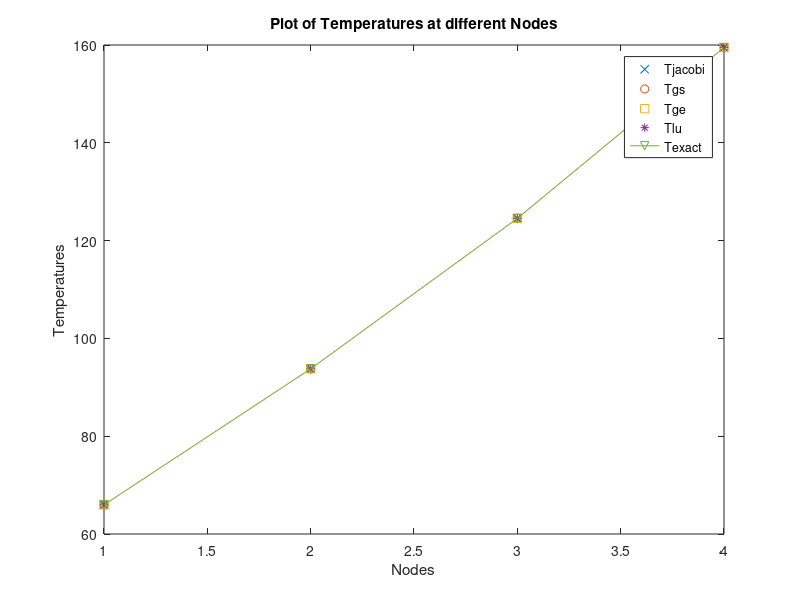

This chart was generated by the following MATLAB code: (Note: this script raises an error after producing the figure.)
clc;
clear all;
T0 = 40;
T5 = 200;
A = [2.04 -1 0 0; -1 2.04 -1 0; 0 -1 2.04 -1; 0 0 -1 2.04];
B = [40.8;0.8;0.8;200.8];
Texact = A\B;
%% Square Matrix
[M,N] = size(A);
if M~=N
    error('A is not a square matrix');
end
%% Check if it is diagonally dominant
for f = 1:M
    row = abs(A(f,:));
    d = sum(row) - row(f);
    if row(f) <= d
        error('[A] is not diagonally dominant');
    end
end
%% Jacobi Iterations
tol = 1e-4;

% Initial guess
Tjacobi = zeros(M,1);

ITER = 0;
Err = inf;
while Err > tol
    Told = Tjacobi;
    for i = 1:M
        Row = 0; 
        for j = 1:M
            if j~=i
            Row = Row + A(i,j)*Told(j);   %to calculate Aij*Xj for every row
            end
                    end
        Tjacobi(i) = (B(i)-Row)/A(i,i);        
    end
    ITER = ITER + 1;
    Err = abs(Tjacobi-Told);
end

%% Gauss Siedel Iterations
tol = 1e-4;


% Initial guess
Tgs = zeros(M,1);

ITERATIONS = 0;
Err = inf;
while Err > tol
    T_old = Tgs;
    for i = 1:M
        Row = 0;
        
            for j = 1:i-1
                Row = Row + A(i,j)*Tgs(j);   %to calculate Aij*Xj for every row
            end
            for j = i+1:M
                Row = Row + A(i,j)*T_old(j);
            end
       
        
        Tgs(i) = (B(i)-Row)/A(i,i);
    end
    ITERATIONS = ITERATIONS + 1;
    Err = abs(Tgs-T_old);
end

%% Gauss Elimination
%using A(1,1) as a pivot element
f = zeros(M,1);
for i = 1:M
    f(i+1:M) = A(i+1:M,i)/A(i,i);
    for j = i+1:M
     A(j,i:M) = A(j,i:M)- f(j)*A(i,i:M);  
    end
    B(i+1:M)=B(i+1:M)-B(i)*f(i+1:M);
end
   AB = [A,B]; 

% Back- Substituition
Tge = zeros(M,1);
for i = M:-1:1
    Tge(i) = (AB(i,end) - AB(i,i+1:N)*Tge(i+1:N))/(AB(i,i));
end

%% LU Factorization
% Upper & Lower Triangle matrix [L][U] = [A]
[L,U] = lu (A);

% defining Vector Z = [U]*T      % [L]*Z = B
% calculating Z
Z = L\B;
% calculating T
Tlu = U\Z;

%% plotting the solutions
Nodes = [1 2 3 4];
plot(Nodes,Tjacobi,'x')
hold on
plot(Nodes,Tgs,'o')
plot(Nodes,Tge,'s')
plot(Nodes,Tlu,'*')
plot(Nodes,Texact,'-v')
hold off
xlabel('Nodes')
ylabel('Temperatures')
title('Plot of Temperatures at different Nodes')
legend('Tjacobi','Tgs','Tge','Tlu','Texact')

%% printing results in a table
filename = 'Temperature_Table.xlsx';
Table = {'Gauss Elimination','LU Factorization','Jacobi Iteration','Gauss Siedel Iteration','Exact Solutions'; Tge(1),Tlu(1),Tjacobi(1),Tgs(1),Texact(1);Tge(2),Tlu(2),Tjacobi(2),Tgs(2),Texact(2);Tge(3),Tlu(3),Tjacobi(3),Tgs(3),Texact(3);Tge(4),Tlu(4),Tjacobi(4),Tgs(4),Texact(4)} 
sheet = 1;
xlRange = 'B2';
xlswrite(filename,Table,sheet,xlRange)


